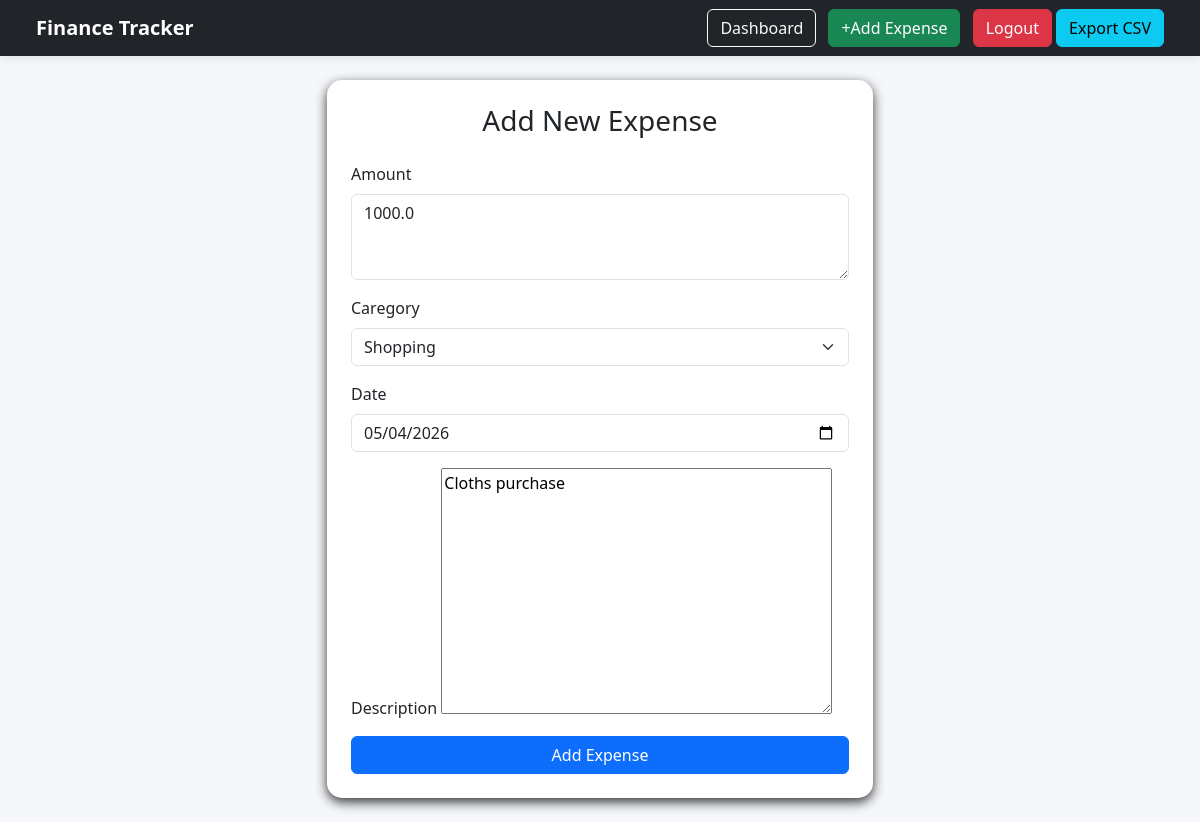
/edit/5/ (signed in), run on the app's committed database.
### expenses/models.py (models this page shows, shortened)
class Expense(models.Model):
    user=models.ForeignKey(User,on_delete=models.CASCADE)
    amount=models.FloatField()
    category=models.ForeignKey(Category,on_delete=models.CASCADE)
    date=models.DateField()
    description=models.TextField()

### expenses/views.py (the view)
# urls.py: path('edit/<int:id>/',edit_expense,name='edit_expense'),
@login_required
def edit_expense(request,id):
    expense=get_object_or_404(
        Expense,id=id,user=request.user
    )
    if request.method=="POST":
        form=ExpenseForm(request.POST,instance=expense)
        if form.is_valid():
            form.save()
            return redirect('/')
    else:
        form=ExpenseForm(
            instance=expense
        )
    return render(
        request,'add_expense.html',{'form':form}
    )

### expenses/forms.py
class ExpenseForm(forms.ModelForm):
    date=forms.DateField(
        widget=forms.DateInput(attrs={
            'type':'date',
            'class':'form-control'
        })
    )
    class Meta:
        model=Expense
        fields= ['amount','category','date','description']
        widgets={
            'amount':forms.NumberInput(attrs={'class':'form-control'}),
            'category':forms.Select(attrs={'class':'form-select'}),
            'amount':forms.Textarea(attrs={'class':'form-control','rows':3}),
        }

### expenses/models.py (called while the page is built)
    def __str__(self):
        return self.name

### expenses/templates/add_expense.html (shortened to what this page needs)
{% extends 'base.html' %}
{% block content %}
<div class="row justify-content-center">
    <div class="col-md-6">
        <div class="card p-4">
            <h3 class="mb-4 text-center">
                Add New Expense
            </h3>
            <form method="POST">
                <div class="mb-3">
                    <label class="form-label">Amount</label>
                    {{form.amount}}
                </div>
                <div class="mb-3">
                    <label class="form-label">Caregory</label>
                    {{ form.category }}
                </div>
                <div class="mb-3">
                    <label class="form-label">Date</label>
                    {{ form.date }}
                </div>
                <div class="mb-3">
                    <label>Description</label>
                    {{ form.description }}
                </div>
                <button type="submit" class="btn btn-primary w-100">Add Expense</button>
            </form>
        </div>
    </div>
</div>
{% endblock %}

### expenses/templates/base.html (style rules this page uses)
body { background-color: #f5f7fb; }
.card { border:none; border-radius: 15px; box-shadow: 0 4px 12px rgba(0,0,0,0.8); }

### data on the page
Expense: amount "1000.0", category "Shopping", date "05/04/2026", description "Cloths purchase"
